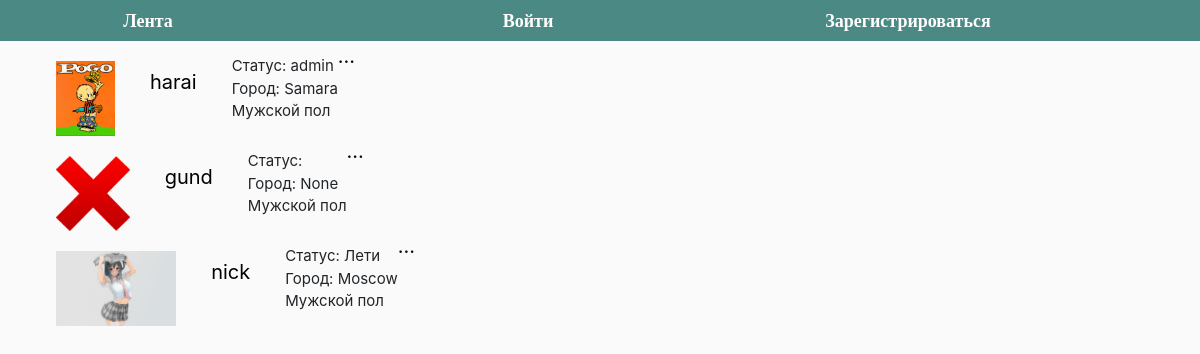
Page /usr/list on the earlier database version.
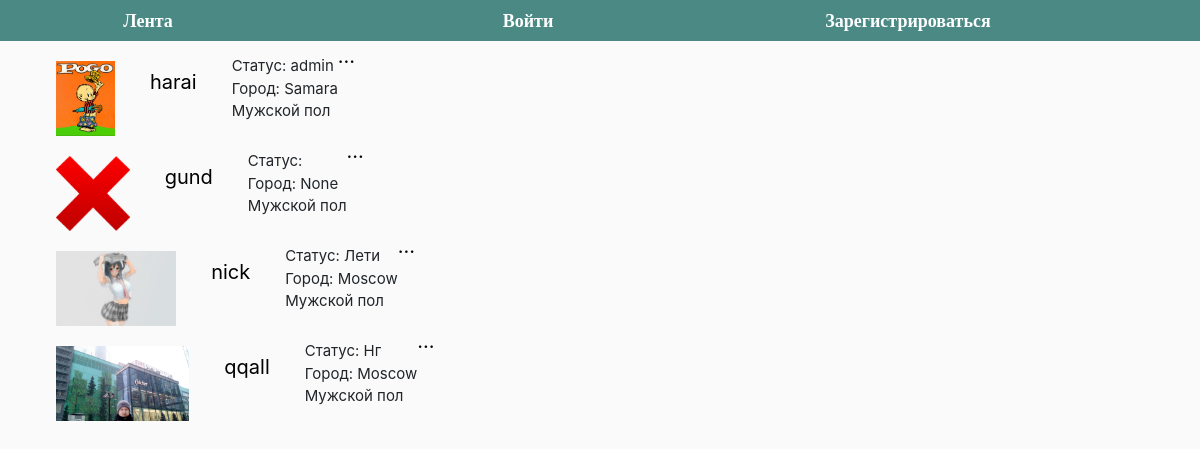
Same page on the later database version.
### user_profile/models.py (models this page shows, shortened)
class Profile(models.Model):
    user = models.OneToOneField(User, on_delete=models.CASCADE)
    ava = models.ImageField()
    slug = models.SlugField(max_length=100, unique=True, null=True)
    images = models.ManyToManyField('Images',related_name='images',blank=True)
    city = models.ForeignKey(City, on_delete=models.SET_NULL, blank=True, null=True)
    status = models.CharField(max_length=100, blank=True)
    def get_absolute_url(self):
        return reverse('user_detail_url', kwargs={'slug': self.slug})
    def get_avatar_url(self):
        if self.ava:
            return '/media/{}'.format(self.ava)
        else:
            return '/static/img/default.png'

class City(models.Model):
    text = models.CharField(max_length=100)
    slug = models.SlugField(max_length=100)
    def __str__(self):
        return self.slug

### user_profile/views.py (the view)
# urls.py: path('list', people, name='people_url'),
def people(request):
    list = Profile.objects.all()
    context={
        'list':list,
    }
    return render(request, 'list.html', context)

### templates/list.html (shortened to what this page needs)
{% load staticfiles %}
<html lang="en">
<head>
  <link rel="stylesheet" href="https://stackpath.bootstrapcdn.com/bootstrap/4.2.1/css/bootstrap.min.css">
  <link href="{% static 'css/media.css' %}" rel="stylesheet">
</head>
<body>
  <div class="nav-wrapper">
    <div class="container">
      <div class="row">
        <div class="col-md-4">
              <div class="tape">
                <a href="{% url 'people_url' %}" class='header_button'>Лента</a>
              </div>
        </div>
        <div class="col-md-4">
              <div class="main-page">
                {% if request.user.is_authenticated %}
                <a href="{% url 'view_profile' %}" class='header_button'>Мой Профиль</a>
                {% else %}
                <a href="{% url 'login_url'%}" class='header_button'>Войти</a>
                {% endif %}
              </div>
        </div>
        <div class="col-md-4">
              <div class="messages">
                {% if request.user.is_authenticated %}
                <a href="#" class='header_button'>Диалоги</a>
                {% else %}
                <a href="{% url 'register_url'%}" class='header_button'>Зарегистрироваться</a>
                {% endif %}
              </div>
        </div>
      </div>
    </div>
  </div>
  {% for list in list %}
  <div class="content">
    <div class="container">
      <div class="face-card">
        <div class="row">
            <div class="ava">
              <a href="{{list.get_absolute_url}}"> <img src="{{ list.get_avatar_url }}" height="75" alt=""> </a>
            </div>
            <div class="nick">
              <a href="{{list.get_absolute_url}}">{{ list.user }}</a>
            </div>
            <div class="info">
              <div class="status">
                Статус: {{list.status}}
              </div>
              <div class="city">
                Город: {{list.city}}
              </div>
              <div class="sex">
                Мужской пол
              </div>
            </div>
            <div class="more">
              <a href="#" class='more-button'>...</a>
            </div>
        </div>
      </div>
    </div>
  </div>
{% endfor %}
</body>
</html>

### frontend/media.css (style rules this page uses)
body { background-color: #FAFAFA; }
a { font-size: 20px; color:black; }
.nav-wrapper { background-color: #4b8984; }
.header_button { width: 200px; height: 35px; background-color: #4b8984; border-radius: 3px; font-size: 18px; font-weight: 600; margin:3px; text-align: center; padding-top: 5px; font-family: 'Lora', serif; display: inline-block; transition: all 0.2s ease-in; color: white; }
.ava { margin-left: 26px; margin-top: 20px; }
.nick { margin-top: 26px; margin-left: 35px; font-size: 20px; }
.info { margin-top: 14px; margin-left: 35px; font-size: 15px; }

Differences in the rows shown:
added Profile: get_avatar_url (picture), user "qqall", status "Нг", city "Moscow"
